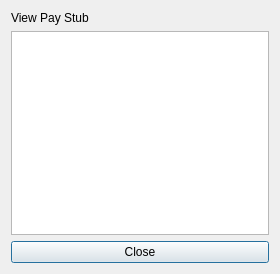
<?xml version="1.0" encoding="UTF-8"?>
<ui version="4.0">
 <class>Viewpaystub</class>
 <widget class="QDialog" name="Viewpaystub">
  <property name="geometry">
   <rect>
    <x>0</x>
    <y>0</y>
    <width>280</width>
    <height>274</height>
   </rect>
  </property>
  <property name="windowTitle">
   <string>viewpaystub — The Dollar Tracker</string>
  </property>
  <layout class="QVBoxLayout" name="layout">
   <item>
    <widget class="QLabel" name="title">
     <property name="text">
      <string>View Pay Stub</string>
     </property>
    </widget>
   </item>
   <item>
    <widget class="QTextEdit" name="area"/>
   </item>
   <item>
    <widget class="QPushButton" name="closeBtn">
     <property name="text">
      <string>Close</string>
     </property>
    </widget>
   </item>
  </layout>
 </widget>
 <resources/>
 <connections/>
</ui>
